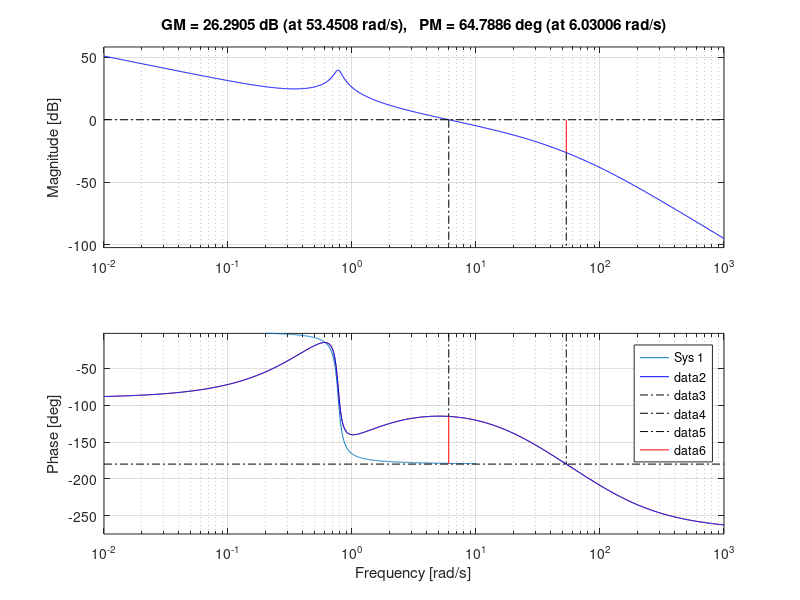
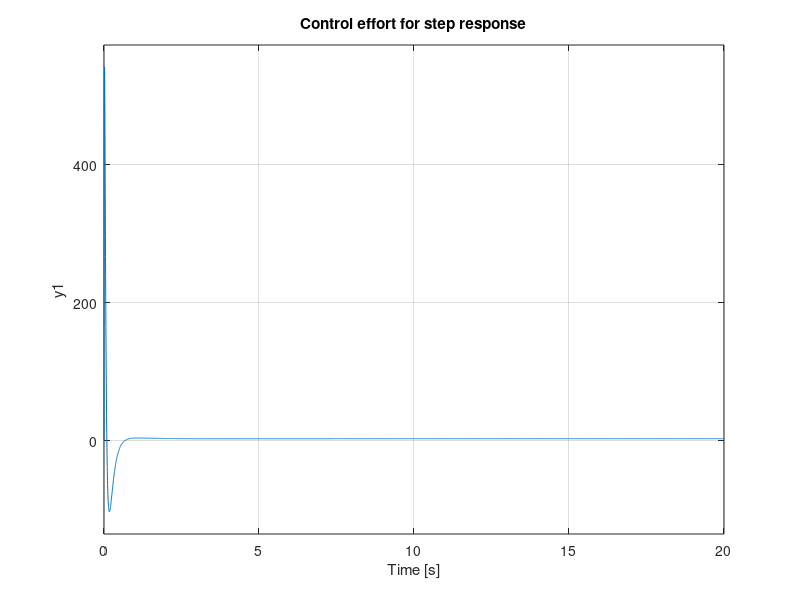

These charts were generated, in order, by the following MATLAB code:
%Loop Shaping for Mass Spring Sys
% system parameters known to controller
P.m = 5;  % kg
P.k = 3;     % kg/ s^2
P.b = 0.5; % N m

% sample rate
P.Ts = 0.01;

% dirty derivative gain
P.sigma = 0.05;

% saturation constraint
P.force_max = 2;
%force_max = P.force_max-P.force_e;

% initial conditions
P.z0 = 0;
P.zdot0 = 0;
Delta_ol = [1,P.b/P.m,P.k/P.m];

ki = .7;
p_LPF = 100;
p_Lead = 30;
z_Lead = .5;
kp = 15;
z_Lag = 1;
p_Lag = .0001;

C_PI = tf([1,ki],[1, 0]);
C_LPF = tf(p_LPF,[1, p_LPF]);
C_Lead = tf([p_Lead*1,p_Lead*z_Lead],[z_Lead*1,z_Lead*p_Lead]);
C_Lag = tf([1,z_Lag],[1,p_Lag]);

% transfer functions for inverted pendulum
P_loop = tf(1/P.m,Delta_ol);
Plant = P_loop;
C_total = kp*C_PI*C_Lead*C_LPF;%*C_Lag;
C = C_total;

%ramp = tf(1,[1, 0, 0]);
figure(2), clf, 
bode(P_loop), grid on
hold on
bode(series(C_total,P_loop))
margin(P_loop*C_total),
%bode(ramp)

[m_500,p] = bode (C_total*P_loop,500); %this pulls magnitude and phase at .6
[m_01,p] = bode (C_total*P_loop,.1);

% legend('No control', 'PID')
%title('Mass Spring Damper')
%%%%%%%%%%%%%%%%%%%%%%%%%%%%%%%%%%%%%%%%%%%%%%%%%%%%%%%%%%%
% Prefilter Design
  F = tf([1],[1]);
%%%%%%%%%%%%%%%%%%%%%%%%%%%%%%%%%%%%%%%%%%%%%%%%%%%%%%%%%%%
% 
% low pass filter
    p = 2;  % frequency to start the LPF
    LPF = tf(p,[1 p]);
    F = F*LPF;

%%%%%%%%%%%%%%%%%%%%%%%%%%%%%%%%%%%%%%%%%%%%%%%%%%%%%%%%%%%
% Create plots for analysis
%%%%%%%%%%%%%%%%%%%%%%%%%%%%%%%%%%%%%%%%%%%%%%%%%%%%%%%%%%%

% Open-loop tranfer function 
  OPEN = Plant*C;
% closed loop transfer function from R to Y
  CLOSED_R_to_Y = minreal((Plant*C/(1+Plant*C)));
% closed loop transfer function from R to U
  CLOSED_R_to_U = minreal((C/(1+C*Plant)));

figure(3), clf
    subplot(3,1,1), 
        bodemag(CLOSED_R_to_Y)
        title('Closed-loop Bode plot'), grid on
    subplot(3,1,2), 
        step(CLOSED_R_to_Y)
        title('Closed-loop step response'), grid on
    subplot(3,1,3), 
        step(CLOSED_R_to_U)
        title('Control effort for step response'), grid on

% % print('../../../figures/hw_pendulum_compensator_out_design_4','-depsc')        
%%%%%%%%%%%%%%%%%%%%%%%%%%%%%%%%%%%%%%%%%%%%%%%%%%%%%%%%%%%%%%%%%%%%
% Convert controller to state space equations for implementation
%%%%%%%%%%%%%%%%%%%%%%%%%%%%%%%%%%%%%%%%%%%%%%%%%%%%%%%%%%%%%%%%%%%%
C=minreal(C);
[num,den] = tfdata(C,'v');
[P.Aout_C,P.Bout_C,P.Cout_C,P.Dout_C]=tf2ss(num,den);

[num,den] = tfdata(F,'v');
[P.Aout_F, P.Bout_F, P.Cout_F, P.Dout_F] = tf2ss(num,den);

%%%%%%%%%%%%%%%%%%%%%%%%%%%%%%%%%%%%%%%%%%%%%%%%%%%%%%%%%%%%%%%%%%%%
% Convert controller to discrete transfer functions for implementation
%%%%%%%%%%%%%%%%%%%%%%%%%%%%%%%%%%%%%%%%%%%%%%%%%%%%%%%%%%%%%%%%%%%%
C_out_d = c2d(C,P.Ts,'tustin');
[P.Cout_d_num,P.Cout_d_den] = tfdata(C_out_d,'v');

C_out = C;
